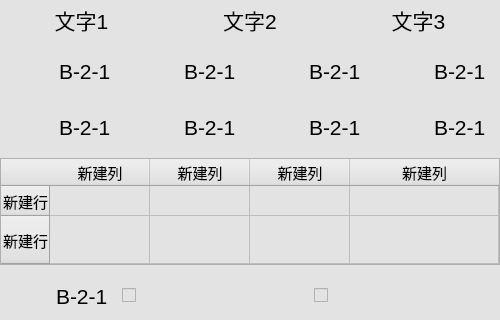
        <widget class="QWidget" name="widget_6" native="true">
         <property name="minimumSize">
          <size>
           <width>500</width>
           <height>320</height>
          </size>
         </property>
         <property name="maximumSize">
          <size>
           <width>500</width>
           <height>320</height>
          </size>
         </property>
         <property name="styleSheet">
          <string notr="true">background-color: rgb(227, 227, 227);</string>
         </property>
         <widget class="QWidget" name="verticalLayoutWidget_8">
          <property name="geometry">
           <rect>
            <x>0</x>
            <y>0</y>
            <width>500</width>
            <height>321</height>
           </rect>
          </property>
          <layout class="QVBoxLayout" name="verticalLayout_14">
           <item>
            <layout class="QHBoxLayout" name="horizontalLayout_59">
             <item>
              <widget class="QLabel" name="label_34">
               <property name="minimumSize">
                <size>
                 <width>0</width>
                 <height>40</height>
                </size>
               </property>
               <property name="font">
                <font>
                 <pointsize>16</pointsize>
                </font>
               </property>
               <property name="text">
                <string>文字1</string>
               </property>
               <property name="alignment">
                <set>Qt::AlignCenter</set>
               </property>
              </widget>
             </item>
             <item>
              <widget class="QLabel" name="label_35">
               <property name="font">
                <font>
                 <pointsize>16</pointsize>
                </font>
               </property>
               <property name="text">
                <string>文字2</string>
               </property>
               <property name="alignment">
                <set>Qt::AlignCenter</set>
               </property>
              </widget>
             </item>
             <item>
              <widget class="QLabel" name="label_36">
               <property name="font">
                <font>
                 <pointsize>16</pointsize>
                </font>
               </property>
               <property name="text">
                <string>文字3</string>
               </property>
               <property name="alignment">
                <set>Qt::AlignCenter</set>
               </property>
              </widget>
             </item>
            </layout>
           </item>
           <item>
            <layout class="QVBoxLayout" name="verticalLayout_15">
             <item>
              <layout class="QHBoxLayout" name="horizontalLayout_60">
               <item>
                <layout class="QHBoxLayout" name="horizontalLayout_61">
                 <item>
                  <widget class="QLabel" name="label_37">
                   <property name="minimumSize">
                    <size>
                     <width>50</width>
                     <height>50</height>
                    </size>
                   </property>
                   <property name="maximumSize">
                    <size>
                     <width>50</width>
                     <height>50</height>
                    </size>
                   </property>
                   <property name="font">
                    <font>
                     <pointsize>15</pointsize>
                    </font>
                   </property>
                   <property name="text">
                    <string/>
                   </property>
                   <property name="pixmap">
                    <pixmap resource="images.qrc">:/img/false.png</pixmap>
                   </property>
                  </widget>
                 </item>
                 <item>
                  <widget class="QLabel" name="label1_37">
                   <property name="minimumSize">
                    <size>
                     <width>60</width>
                     <height>50</height>
                    </size>
                   </property>
                   <property name="maximumSize">
                    <size>
                     <width>60</width>
                     <height>50</height>
                    </size>
                   </property>
                   <property name="font">
                    <font>
                     <pointsize>16</pointsize>
                    </font>
                   </property>
                   <property name="text">
                    <string>B-2-1</string>
                   </property>
                  </widget>
                 </item>
                </layout>
               </item>
               <item>
                <layout class="QHBoxLayout" name="horizontalLayout_62">
                 <item>
                  <widget class="QLabel" name="lamp1_26">
                   <property name="minimumSize">
                    <size>
                     <width>50</width>
                     <height>50</height>
                    </size>
                   </property>
                   <property name="maximumSize">
                    <size>
                     <width>50</width>
                     <height>50</height>
                    </size>
                   </property>
                   <property name="font">
                    <font>
                     <pointsize>15</pointsize>
                    </font>
                   </property>
                   <property name="text">
                    <string/>
                   </property>
                   <property name="pixmap">
                    <pixmap resource="images.qrc">:/img/false.png</pixmap>
                   </property>
                  </widget>
                 </item>
                 <item>
                  <widget class="QLabel" name="label1_38">
                   <property name="minimumSize">
                    <size>
                     <width>60</width>
                     <height>50</height>
                    </size>
                   </property>
                   <property name="maximumSize">
                    <size>
                     <width>60</width>
                     <height>50</height>
                    </size>
                   </property>
                   <property name="font">
                    <font>
                     <pointsize>16</pointsize>
                    </font>
                   </property>
                   <property name="text">
                    <string>B-2-1</string>
                   </property>
                  </widget>
                 </item>
                </layout>
               </item>
               <item>
                <layout class="QHBoxLayout" name="horizontalLayout_63">
                 <item>
                  <widget class="QLabel" name="lamp1_27">
                   <property name="minimumSize">
                    <size>
                     <width>50</width>
                     <height>50</height>
                    </size>
                   </property>
                   <property name="maximumSize">
                    <size>
                     <width>50</width>
                     <height>50</height>
                    </size>
                   </property>
                   <property name="font">
                    <font>
                     <pointsize>15</pointsize>
                    </font>
                   </property>
                   <property name="text">
                    <string/>
                   </property>
                   <property name="pixmap">
                    <pixmap resource="images.qrc">:/img/false.png</pixmap>
                   </property>
                  </widget>
                 </item>
                 <item>
                  <widget class="QLabel" name="label1_39">
                   <property name="minimumSize">
                    <size>
                     <width>60</width>
                     <height>50</height>
                    </size>
                   </property>
                   <property name="maximumSize">
                    <size>
                     <width>60</width>
                     <height>50</height>
                    </size>
                   </property>
                   <property name="font">
                    <font>
                     <pointsize>16</pointsize>
                    </font>
                   </property>
                   <property name="text">
                    <string>B-2-1</string>
                   </property>
                  </widget>
                 </item>
                </layout>
               </item>
               <item>
                <layout class="QHBoxLayout" name="horizontalLayout_64">
                 <item>
                  <widget class="QLabel" name="lamp1_28">
                   <property name="minimumSize">
                    <size>
                     <width>50</width>
                     <height>50</height>
                    </size>
                   </property>
                   <property name="maximumSize">
                    <size>
                     <width>50</width>
                     <height>50</height>
                    </size>
                   </property>
                   <property name="font">
                    <font>
                     <pointsize>15</pointsize>
                    </font>
                   </property>
                   <property name="text">
                    <string/>
                   </property>
                   <property name="pixmap">
                    <pixmap resource="images.qrc">:/img/false.png</pixmap>
                   </property>
                  </widget>
                 </item>
                 <item>
                  <widget class="QLabel" name="label1_40">
                   <property name="minimumSize">
                    <size>
                     <width>60</width>
                     <height>50</height>
                    </size>
                   </property>
                   <property name="maximumSize">
                    <size>
                     <width>60</width>
                     <height>50</height>
                    </size>
                   </property>
                   <property name="font">
                    <font>
                     <pointsize>16</pointsize>
                    </font>
                   </property>
                   <property name="text">
                    <string>B-2-1</string>
                   </property>
                  </widget>
                 </item>
                </layout>
               </item>
              </layout>
             </item>
             <item>
              <layout class="QHBoxLayout" name="horizontalLayout_65">
               <item>
                <layout class="QHBoxLayout" name="horizontalLayout_66">
                 <item>
                  <widget class="QLabel" name="label_38">
                   <property name="minimumSize">
                    <size>
                     <width>50</width>
                     <height>50</height>
                    </size>
                   </property>
                   <property name="maximumSize">
                    <size>
                     <width>50</width>
                     <height>50</height>
                    </size>
                   </property>
                   <property name="text">
                    <string/>
                   </property>
                  </widget>
                 </item>
                 <item>
                  <widget class="QLabel" name="label1_41">
                   <property name="minimumSize">
                    <size>
                     <width>60</width>
                     <height>50</height>
                    </size>
                   </property>
                   <property name="maximumSize">
                    <size>
                     <width>60</width>
                     <height>50</height>
                    </size>
                   </property>
                   <property name="font">
                    <font>
                     <pointsize>16</pointsize>
                    </font>
                   </property>
                   <property name="text">
                    <string>B-2-1</string>
                   </property>
                  </widget>
                 </item>
                </layout>
               </item>
               <item>
                <layout class="QHBoxLayout" name="horizontalLayout_67">
                 <item>
                  <widget class="QLabel" name="lamp1_29">
                   <property name="minimumSize">
                    <size>
                     <width>50</width>
                     <height>50</height>
                    </size>
                   </property>
                   <property name="maximumSize">
                    <size>
                     <width>50</width>
                     <height>50</height>
                    </size>
                   </property>
                   <property name="font">
                    <font>
                     <pointsize>15</pointsize>
                    </font>
                   </property>
                   <property name="text">
                    <string/>
                   </property>
                   <property name="pixmap">
                    <pixmap resource="images.qrc">:/img/false.png</pixmap>
                   </property>
                  </widget>
                 </item>
                 <item>
                  <widget class="QLabel" name="label1_42">
                   <property name="minimumSize">
                    <size>
                     <width>60</width>
                     <height>50</height>
                    </size>
                   </property>
                   <property name="maximumSize">
                    <size>
                     <width>60</width>
                     <height>50</height>
                    </size>
                   </property>
                   <property name="font">
                    <font>
                     <pointsize>16</pointsize>
                    </font>
                   </property>
                   <property name="text">
                    <string>B-2-1</string>
                   </property>
                  </widget>
                 </item>
                </layout>
               </item>
               <item>
                <layout class="QHBoxLayout" name="horizontalLayout_68">
                 <item>
                  <widget class="QLabel" name="lamp1_30">
                   <property name="minimumSize">
                    <size>
                     <width>50</width>
                     <height>50</height>
                    </size>
                   </property>
                   <property name="maximumSize">
                    <size>
                     <width>50</width>
                     <height>50</height>
                    </size>
                   </property>
                   <property name="font">
                    <font>
                     <pointsize>15</pointsize>
                    </font>
                   </property>
                   <property name="text">
                    <string/>
                   </property>
                   <property name="pixmap">
                    <pixmap resource="images.qrc">:/img/false.png</pixmap>
                   </property>
                  </widget>
                 </item>
                 <item>
                  <widget class="QLabel" name="label1_43">
                   <property name="minimumSize">
                    <size>
                     <width>60</width>
                     <height>50</height>
                    </size>
                   </property>
                   <property name="maximumSize">
                    <size>
                     <width>60</width>
                     <height>50</height>
                    </size>
                   </property>
                   <property name="font">
                    <font>
                     <pointsize>16</pointsize>
                    </font>
                   </property>
                   <property name="text">
                    <string>B-2-1</string>
                   </property>
                  </widget>
                 </item>
                </layout>
               </item>
               <item>
                <layout class="QHBoxLayout" name="horizontalLayout_69">
                 <item>
                  <widget class="QLabel" name="lamp1_31">
                   <property name="minimumSize">
                    <size>
                     <width>50</width>
                     <height>50</height>
                    </size>
                   </property>
                   <property name="maximumSize">
                    <size>
                     <width>50</width>
                     <height>50</height>
                    </size>
                   </property>
                   <property name="font">
                    <font>
                     <pointsize>15</pointsize>
                    </font>
                   </property>
                   <property name="text">
                    <string/>
                   </property>
                   <property name="pixmap">
                    <pixmap resource="images.qrc">:/img/false.png</pixmap>
                   </property>
                  </widget>
                 </item>
                 <item>
                  <widget class="QLabel" name="label1_44">
                   <property name="minimumSize">
                    <size>
                     <width>60</width>
                     <height>50</height>
                    </size>
                   </property>
                   <property name="maximumSize">
                    <size>
                     <width>60</width>
                     <height>50</height>
                    </size>
                   </property>
                   <property name="font">
                    <font>
                     <pointsize>16</pointsize>
                    </font>
                   </property>
                   <property name="text">
                    <string>B-2-1</string>
                   </property>
                  </widget>
                 </item>
                </layout>
               </item>
              </layout>
             </item>
            </layout>
           </item>
           <item>
            <layout class="QVBoxLayout" name="verticalLayout_16">
             <item>
              <widget class="QTableWidget" name="tableWidget_6">
               <property name="font">
                <font>
                 <pointsize>11</pointsize>
                </font>
               </property>
               <property name="dragDropOverwriteMode">
                <bool>true</bool>
               </property>
               <attribute name="horizontalHeaderShowSortIndicator" stdset="0">
                <bool>false</bool>
               </attribute>
               <attribute name="horizontalHeaderStretchLastSection">
                <bool>true</bool>
               </attribute>
               <attribute name="verticalHeaderStretchLastSection">
                <bool>true</bool>
               </attribute>
               <row>
                <property name="text">
                 <string>新建行</string>
                </property>
                <property name="font">
                 <font>
                  <family>Agency FB</family>
                  <pointsize>11</pointsize>
                 </font>
                </property>
               </row>
               <row>
                <property name="text">
                 <string>新建行</string>
                </property>
                <property name="font">
                 <font>
                  <family>Agency FB</family>
                  <pointsize>11</pointsize>
                 </font>
                </property>
               </row>
               <column>
                <property name="text">
                 <string>新建列</string>
                </property>
                <property name="font">
                 <font>
                  <pointsize>11</pointsize>
                 </font>
                </property>
               </column>
               <column>
                <property name="text">
                 <string>新建列</string>
                </property>
                <property name="font">
                 <font>
                  <pointsize>11</pointsize>
                 </font>
                </property>
               </column>
               <column>
                <property name="text">
                 <string>新建列</string>
                </property>
                <property name="font">
                 <font>
                  <family>Agency FB</family>
                  <pointsize>11</pointsize>
                 </font>
                </property>
               </column>
               <column>
                <property name="text">
                 <string>新建列</string>
                </property>
                <property name="font">
                 <font>
                  <family>Agency FB</family>
                  <pointsize>11</pointsize>
                 </font>
                </property>
               </column>
               <item row="0" column="0">
                <property name="text">
                 <string/>
                </property>
                <property name="font">
                 <font>
                  <pointsize>11</pointsize>
                 </font>
                </property>
               </item>
              </widget>
             </item>
             <item>
              <layout class="QHBoxLayout" name="horizontalLayout_70">
               <item>
                <layout class="QHBoxLayout" name="horizontalLayout_71">
                 <item>
                  <widget class="QLabel" name="label_39">
                   <property name="minimumSize">
                    <size>
                     <width>50</width>
                     <height>50</height>
                    </size>
                   </property>
                   <property name="maximumSize">
                    <size>
                     <width>50</width>
                     <height>50</height>
                    </size>
                   </property>
                   <property name="font">
                    <font>
                     <pointsize>15</pointsize>
                    </font>
                   </property>
                   <property name="text">
                    <string/>
                   </property>
                   <property name="pixmap">
                    <pixmap resource="images.qrc">:/img/false.png</pixmap>
                   </property>
                  </widget>
                 </item>
                 <item>
                  <widget class="QLabel" name="label1_45">
                   <property name="minimumSize">
                    <size>
                     <width>60</width>
                     <height>50</height>
                    </size>
                   </property>
                   <property name="maximumSize">
                    <size>
                     <width>60</width>
                     <height>50</height>
                    </size>
                   </property>
                   <property name="font">
                    <font>
                     <pointsize>16</pointsize>
                    </font>
                   </property>
                   <property name="text">
                    <string>B-2-1</string>
                   </property>
                  </widget>
                 </item>
                </layout>
               </item>
               <item>
                <widget class="QCheckBox" name="checkBox_9">
                 <property name="styleSheet">
                  <string notr="true">QCheckBox::indicator:unchecked {
                             image:url(:/img/Off.png);
}
QCheckBox::indicator:checked {
                         image:url(:/img/On.png);
}</string>
                 </property>
                 <property name="text">
                  <string/>
                 </property>
                </widget>
               </item>
               <item>
                <widget class="QCheckBox" name="checkBox_10">
                 <property name="styleSheet">
                  <string notr="true">QCheckBox::indicator:unchecked {
                             image:url(:/img/Off.png);
}
QCheckBox::indicator:checked {
                         image:url(:/img/On.png);
}</string>
                 </property>
                 <property name="text">
                  <string/>
                 </property>
                </widget>
               </item>
              </layout>
             </item>
            </layout>
           </item>
          </layout>
         </widget>
        </widget>
